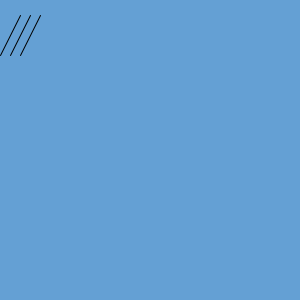
Frame 1 (no input)
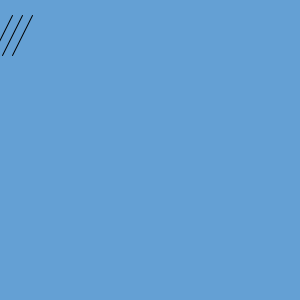
Frame 60 (the mouse pressed at the canvas centre just before this capture)
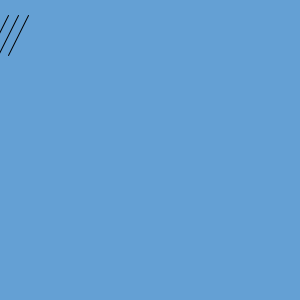
Frame 120 (the mouse held since frame 60 and released just before this capture)

The Processing sketch that drew these frames (run headless with seeded random() and noise(); from frame 60 on, the mouse is pressed at the canvas centre):

// Processing sketch: processing_133994
// ── processing_133994.pde

int x=0;
int y =55;
void setup (){
  
size (300, 300);
background (13, 60, 12);
}

void  draw (){
  background (100, 160, 212);
  line (x,y,x+20,y-40);
line (x+10,y, x+30,y-40);
line (x+20,y,x+40,y-40);
x=x+4;
  println (x);
  if(x>200){
    x=-40;
  }
}
